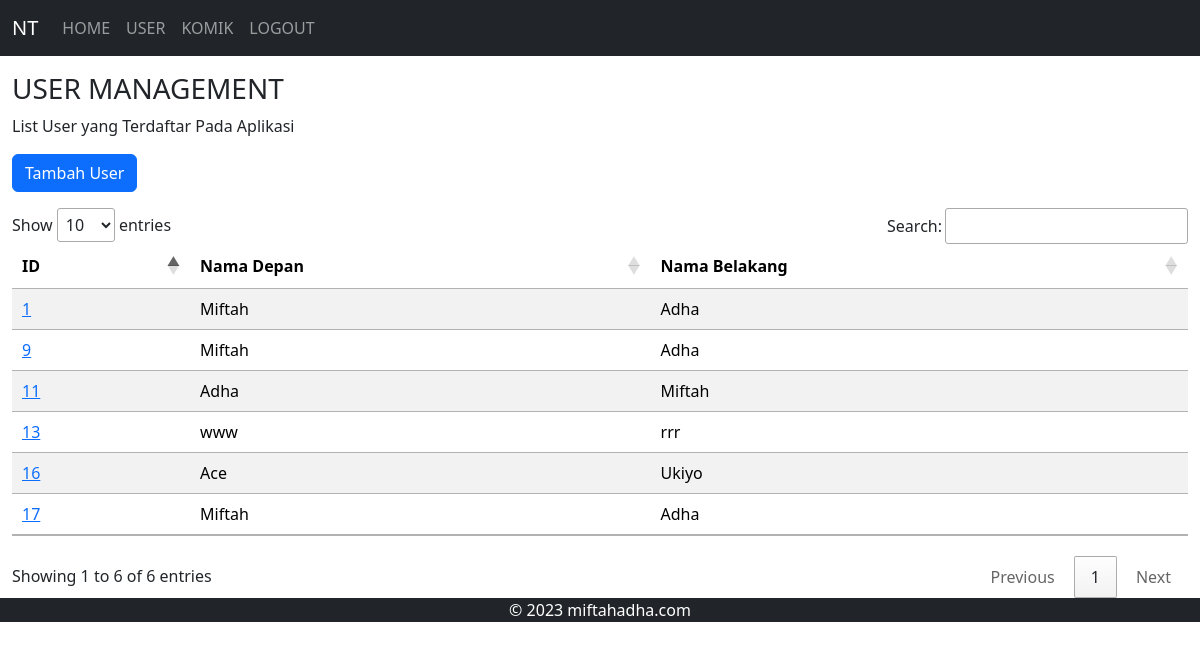
Screenshot of /admin/user.php with the database file from the repository.
### tables this page shows
CREATE TABLE `user` (
  `id` int(11) NOT NULL,
  `namadepan` varchar(50) NOT NULL,
  `namabelakang` varchar(50) NOT NULL,
  `username` varchar(50) NOT NULL,
  `password` varchar(300) NOT NULL
);

### admin/user.php (the view, shortened to what this page needs)
<?php
include("header.php");
include("../koneksi.php");
?>
<link rel="stylesheet" href="https://cdn.datatables.net/1.13.7/css/jquery.dataTables.min.css">
<div class="container-fluid mt-3">
  <h3>USER MANAGEMENT</h3>
  <p>List User yang Terdaftar Pada Aplikasi</p>
  <a class="btn btn-primary mb-3" href="user-tambah.php">Tambah User</a>
  <table id="tableku" class="table table-striped table-hover mb-3">
    <thead>
      <tr>
        <th>ID</th>
        <th>Nama Depan</th>
        <th>Nama Belakang</th>
      </tr>
    </thead>
    <tbody>
<?php
 $sql = "SELECT * FROM user";
 $result = mysqli_query($conn,$sql);
 if (mysqli_num_rows($result) > 0) {
  while ($row = mysqli_fetch_assoc($result)) {
?>
      <tr>
        <td><a href="user-detail.php?id=<?= $row["id"] ?>"><?= $row["id"] ?></a></td>
        <td><?= $row["namadepan"] ?></td>
        <td><?= $row["namabelakang"] ?></td>
      </tr>
<?php
 }
}
?>
    </tbody>
  </table>
</div>
<?php
include("footer.php");
?>
</body>
</html>

### rows the page displays
user: id "1", namadepan "Miftah", namabelakang "Adha"
user: id "9", namadepan "Miftah", namabelakang "Adha"
user: id "11", namadepan "Adha", namabelakang "Miftah"
user: id "13", namadepan "www", namabelakang "rrr"
user: id "16", namadepan "Ace", namabelakang "Ukiyo"
user: id "17", namadepan "Miftah", namabelakang "Adha"
